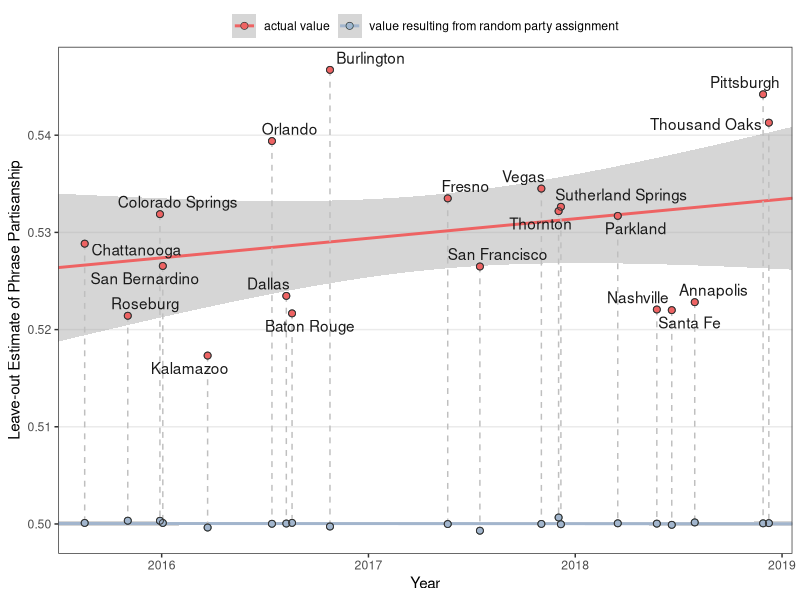
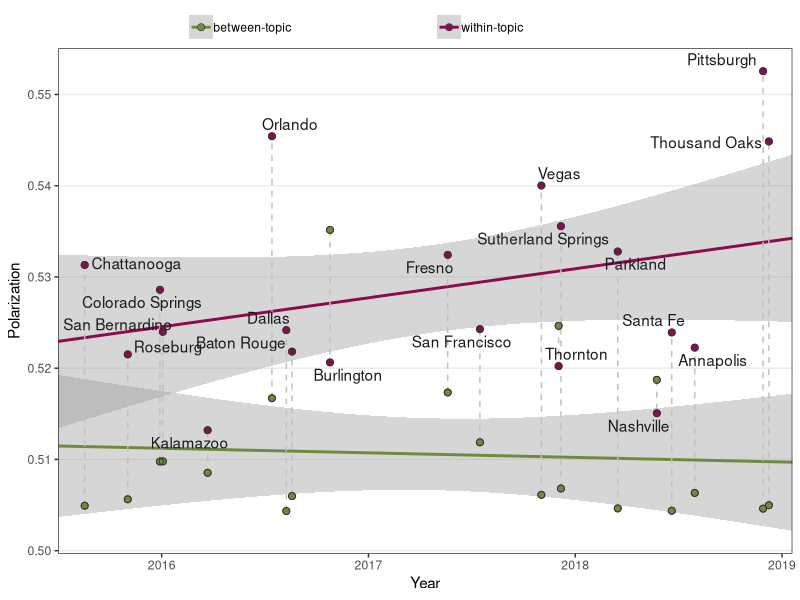

Here is the R script that generated these plots, in order:
library(ggplot2)
library(ggrepel)
library(RColorBrewer)

setwd('/Users/ddemszky/Google_Drive/Research/Framing/NAACL/framing-twitter')


# plot overall polarization
data <- read.csv("data/polarization_noRT.csv",header=TRUE)
ggplot(data, aes(x=year, y=polarization, color=is_actual))+
  stat_smooth(aes(group=is_actual), method=lm, se=TRUE, fullrange=TRUE) +
  geom_line(aes(group=label), color='gray75', linetype='dashed') +
  geom_point(aes(fill=is_actual), pch=21, size=2, colour='gray20')+
  geom_point() +
  geom_point(shape=1, size=2, colour='gray20') +
  geom_text_repel(data=subset(data, is_actual == 'actual value'), aes(label=label),color='gray10', show.legend = FALSE) +
  xlab('Year') +
  ylab('Leave-out Estimate of Phrase Partisanship') +
  theme_bw() +
  theme(legend.position="top", legend.direction="horizontal", legend.title = element_blank(), legend.box.margin=margin(-1,-10,-10,-10), panel.grid.major.x = element_blank(), panel.grid.minor = element_blank()) +
  scale_color_manual(values=c("indianred2", "lightsteelblue3")) +
  scale_x_continuous(limits = c(2015.5,2019.05), expand = c(0, 0)) 

data <- read.csv("data/topic_polarization_relative.csv",header=TRUE)

ggplot(data, aes(x=year, y=polarization, color=kind))+
  stat_smooth(aes(group=kind), method=lm, se=TRUE, fullrange=TRUE) +
  geom_line(aes(group=label), color='gray75', linetype='dashed') +
  geom_point(aes(fill=kind), pch=21, size=2, colour='gray20')+
  geom_point() +
  geom_point(shape=1, size=2, colour='gray20') +
  geom_text_repel(data=subset(data, kind == 'within-topic'), aes(label=label),color='gray10', show.legend = FALSE) +
  xlab('Year') +
  ylab('Polarization') +
  theme_bw() +
  theme(legend.position="top", legend.direction="horizontal", legend.title = element_blank(), legend.box.margin=margin(0,0,-10,0), legend.text = element_text(margin = margin(r =100, unit = "pt")), panel.grid.major.x = element_blank(), panel.grid.minor = element_blank()) +
  scale_color_manual(values=c("darkolivegreen4", "deeppink4")) +
  scale_x_continuous(limits = c(2015.5,2019.05), expand = c(0, 0)) 
